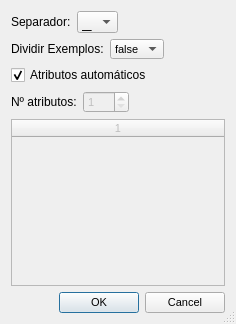
<?xml version="1.0" encoding="UTF-8"?>
<ui version="4.0">
 <class>ParamCorpus</class>
 <widget class="QDialog" name="ParamCorpus">
  <property name="geometry">
   <rect>
    <x>0</x>
    <y>0</y>
    <width>236</width>
    <height>324</height>
   </rect>
  </property>
  <property name="font">
   <font>
    <pointsize>8</pointsize>
   </font>
  </property>
  <property name="windowTitle">
   <string>Parâmetros do CorpusMatriz</string>
  </property>
  <property name="sizeGripEnabled">
   <bool>true</bool>
  </property>
  <property name="modal">
   <bool>false</bool>
  </property>
  <layout class="QGridLayout" name="gridLayout">
   <item row="0" column="0">
    <layout class="QFormLayout" name="formLayout">
     <item row="0" column="0">
      <widget class="QLabel" name="label_separador">
       <property name="font">
        <font>
         <pointsize>9</pointsize>
        </font>
       </property>
       <property name="text">
        <string>Separador:</string>
       </property>
      </widget>
     </item>
     <item row="0" column="1">
      <widget class="QComboBox" name="comboBox_separador">
       <property name="maximumSize">
        <size>
         <width>41</width>
         <height>22</height>
        </size>
       </property>
       <property name="font">
        <font>
         <pointsize>13</pointsize>
        </font>
       </property>
       <property name="editable">
        <bool>false</bool>
       </property>
       <item>
        <property name="text">
         <string>_</string>
        </property>
       </item>
       <item>
        <property name="text">
         <string/>
        </property>
       </item>
      </widget>
     </item>
    </layout>
   </item>
   <item row="1" column="0">
    <layout class="QFormLayout" name="formLayout_2">
     <item row="0" column="0">
      <widget class="QLabel" name="label_exemplos">
       <property name="font">
        <font>
         <pointsize>9</pointsize>
        </font>
       </property>
       <property name="text">
        <string>Dividir Exemplos:</string>
       </property>
      </widget>
     </item>
     <item row="0" column="1">
      <widget class="QComboBox" name="comboBox_exemplos">
       <property name="maximumSize">
        <size>
         <width>54</width>
         <height>20</height>
        </size>
       </property>
       <item>
        <property name="text">
         <string>false</string>
        </property>
       </item>
       <item>
        <property name="text">
         <string>true</string>
        </property>
       </item>
      </widget>
     </item>
    </layout>
   </item>
   <item row="2" column="0">
    <widget class="QCheckBox" name="checkBox_atributos">
     <property name="font">
      <font>
       <pointsize>9</pointsize>
      </font>
     </property>
     <property name="text">
      <string>Atributos automáticos</string>
     </property>
     <property name="checked">
      <bool>true</bool>
     </property>
    </widget>
   </item>
   <item row="3" column="0">
    <layout class="QFormLayout" name="formLayout_3">
     <item row="0" column="0">
      <widget class="QLabel" name="label_numAtributos">
       <property name="font">
        <font>
         <pointsize>9</pointsize>
        </font>
       </property>
       <property name="text">
        <string>Nº atributos:</string>
       </property>
      </widget>
     </item>
     <item row="0" column="1">
      <widget class="QSpinBox" name="spinBox_numAtributos">
       <property name="enabled">
        <bool>false</bool>
       </property>
       <property name="maximumSize">
        <size>
         <width>46</width>
         <height>22</height>
        </size>
       </property>
       <property name="readOnly">
        <bool>false</bool>
       </property>
       <property name="buttonSymbols">
        <enum>QAbstractSpinBox::UpDownArrows</enum>
       </property>
       <property name="minimum">
        <number>1</number>
       </property>
      </widget>
     </item>
    </layout>
   </item>
   <item row="4" column="0">
    <widget class="QTableWidget" name="tableWidget_atributos">
     <property name="enabled">
      <bool>false</bool>
     </property>
     <property name="editTriggers">
      <set>QAbstractItemView::AllEditTriggers</set>
     </property>
     <property name="columnCount">
      <number>1</number>
     </property>
     <attribute name="horizontalHeaderStretchLastSection">
      <bool>true</bool>
     </attribute>
     <column/>
    </widget>
   </item>
   <item row="5" column="0">
    <widget class="QDialogButtonBox" name="buttonBox_ok">
     <property name="orientation">
      <enum>Qt::Horizontal</enum>
     </property>
     <property name="standardButtons">
      <set>QDialogButtonBox::Cancel|QDialogButtonBox::Ok</set>
     </property>
    </widget>
   </item>
  </layout>
 </widget>
 <resources/>
 <connections>
  <connection>
   <sender>buttonBox_ok</sender>
   <signal>accepted()</signal>
   <receiver>ParamCorpus</receiver>
   <slot>accept()</slot>
   <hints>
    <hint type="sourcelabel">
     <x>190</x>
     <y>294</y>
    </hint>
    <hint type="destinationlabel">
     <x>157</x>
     <y>274</y>
    </hint>
   </hints>
  </connection>
  <connection>
   <sender>buttonBox_ok</sender>
   <signal>rejected()</signal>
   <receiver>ParamCorpus</receiver>
   <slot>reject()</slot>
   <hints>
    <hint type="sourcelabel">
     <x>190</x>
     <y>300</y>
    </hint>
    <hint type="destinationlabel">
     <x>221</x>
     <y>274</y>
    </hint>
   </hints>
  </connection>
  <connection>
   <sender>checkBox_atributos</sender>
   <signal>clicked(bool)</signal>
   <receiver>ParamCorpus</receiver>
   <slot>escolherAtributos(bool)</slot>
   <hints>
    <hint type="sourcelabel">
     <x>47</x>
     <y>86</y>
    </hint>
    <hint type="destinationlabel">
     <x>23</x>
     <y>5</y>
    </hint>
   </hints>
  </connection>
  <connection>
   <sender>spinBox_numAtributos</sender>
   <signal>valueChanged(int)</signal>
   <receiver>ParamCorpus</receiver>
   <slot>redimensionarTabela(int)</slot>
   <hints>
    <hint type="sourcelabel">
     <x>136</x>
     <y>113</y>
    </hint>
    <hint type="destinationlabel">
     <x>207</x>
     <y>93</y>
    </hint>
   </hints>
  </connection>
 </connections>
 <slots>
  <slot>ajustarSeparador(QString)</slot>
  <slot>ajustarDivisor(int)</slot>
  <slot>escolherAtributos(bool)</slot>
  <slot>redimensionarTabela(int)</slot>
 </slots>
</ui>
